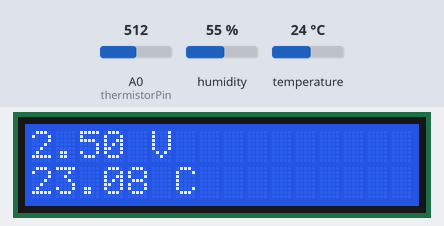
Simulated run of this program. Board: Arduino Uno, built with avr-gcc and run on an emulated ATmega328P. On the bench: 16×2 character LCD. Inputs (shaded band) come from the test bench; at power-on: A0 (thermistorPin) = 512, humidity 55 %, temperature 24 °C.

Above: at 1.2 s.
1.3 s: A0 (thermistorPin) set to 273
At 4.2 s:
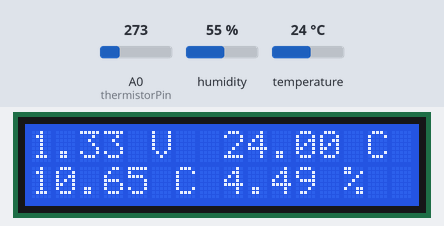
4.5 s: A0 (thermistorPin) set to 245
At 5.5 s:
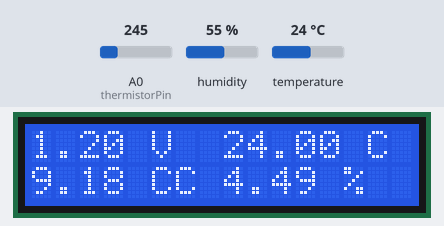
7.5 s: A0 (thermistorPin) set to 102
At 7.8 s:
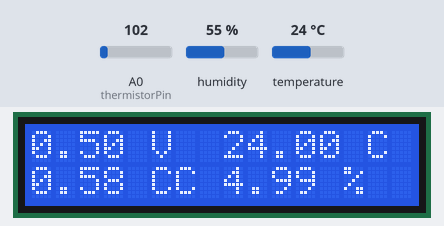
10.5 s: A0 (thermistorPin) set to 84
At 11.2 s:
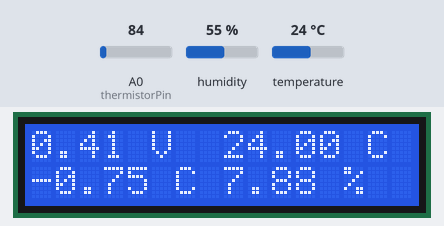
13.5 s: A0 (thermistorPin) set to 0
At 14.7 s:
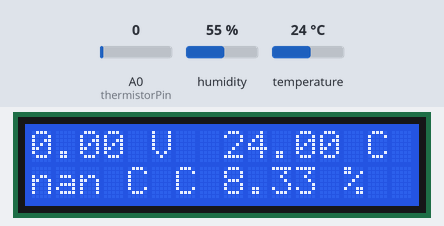
16.5 s: A0 (thermistorPin) set to 122
At 17.0 s:
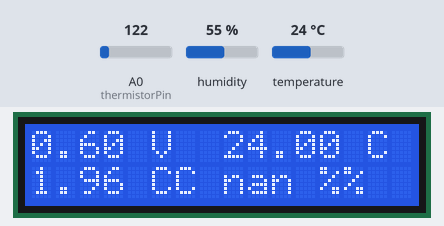
Timing chart, 0 to 19.5 s (numbered marks = the images above; inputs shaded):
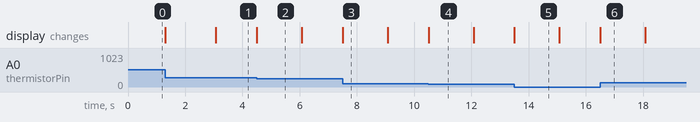

The program:

main.cpp
```cpp
#include <Arduino.h>
#include <LiquidCrystal.h>
#include <dht_nonblocking.h>

struct Coefficients
{
    float a;
    float b;
    float c;
};

struct Input
{
    float temperature;
    float resistance;
};

Coefficients calculateCoefficients(Input a, Input b, Input c)
{
    const float l1 = log(a.resistance);
    const float l2 = log(b.resistance);
    const float l3 = log(c.resistance);

    const float y1 = 1 / a.temperature;
    const float y2 = 1 / b.temperature;
    const float y3 = 1 / c.temperature;

    const float gamma2 = (y2 - y1) / (l2 - l1);
    const float gamma3 = (y3 - y1) / (l3 - l1);

    Coefficients result {};
    result.c = ((gamma3 - gamma2) / (l3 - l1)) / (l1 + l2 + l3);
    result.b = gamma2 - result.c * (l1 * l1 + l1 * l2 + l2 * l2);
    result.a = y1 - (result.b + l1 * l1 * result.c) * l1;

    return result;
}

float getTemperature(float A, float B, float C, float R)
{
    const float logR = log(R);
    return 1.F / (A + B * logR + C * (logR * logR * logR));
}

float getResistance(float R1, float vIn, float vOut)
{
    return R1 * (vIn / vOut - 1);
}

float getVoltage(uint32_t analogInput, float vIn)
{
    static constexpr float analogRange = 1024.F;
    return static_cast<float>(analogInput) / analogRange * vIn;
}

bool measureTemperatureDht(float& temperature, DHT_nonblocking& currentDht)
{
    static uint32_t lastMeasurement = millis();

    if (millis() - lastMeasurement > 3000)
    {
        float humidity {};
        if (currentDht.measure(&temperature, &humidity))
        {
            lastMeasurement = millis();
            return true;
        }
    }

    return false;
}

float error(float temperature, float masterTemperature)
{
    return abs(temperature - masterTemperature) / abs(masterTemperature);
}

constexpr uint8_t dhtSensorType = DHT_TYPE_11;
constexpr uint8_t dhtSensorPin = 2;
constexpr uint8_t thermistorPin = A0;

DHT_nonblocking dht {dhtSensorPin, dhtSensorType};
LiquidCrystal lcd {7, 8, 9, 10, 11, 12};
Coefficients coefficients = calculateCoefficients({0 + 273.15, 98960}, {20 + 273.15, 12510}, {60 + 273.15, 2476});

void setup()
{
    lcd.begin(16, 2);
}

void loop()
{
    static constexpr float V = 5;
    static constexpr float kelvin = 273.15F;

    lcd.setCursor(0, 0);
    const float vOut = getVoltage(analogRead(thermistorPin), V);
    lcd.print(vOut);
    lcd.print(" V");
    lcd.setCursor(0, 1);
    const float temperature =
        getTemperature(coefficients.a, coefficients.b, coefficients.c, getResistance(10000, V, vOut)) - kelvin;
    lcd.print(temperature);
    lcd.print(" C");

    float dhtTemperature {};
    if (measureTemperatureDht(dhtTemperature, dht))
    {
        lcd.setCursor(8, 0);
        lcd.print(dhtTemperature);
        lcd.print(" C");

        lcd.setCursor(8, 1);
        lcd.print(error(temperature + kelvin, dhtTemperature + kelvin) * 100);
        lcd.print(" %");
    }
}
```

Measured:
- the behaviour switches between 261 and 260 on A0 (thermistorPin) (found by bisection; images 1 and 2)
- the behaviour switches between 94 and 93 on A0 (thermistorPin) (found by bisection; images 3 and 4)
- after the input at 1.3 s, the display: first changes at once (image 1 shows a later state)
- after the input at 4.5 s, the display: changes at once (image 2)
- after the input at 7.5 s, the display: changes at once (image 3)
- after the input at 10.5 s, the display: changes at once (image 4)
- after the input at 13.5 s, the display: changes at once (image 5)
- after the input at 16.5 s, the display: changes at once (image 6)
